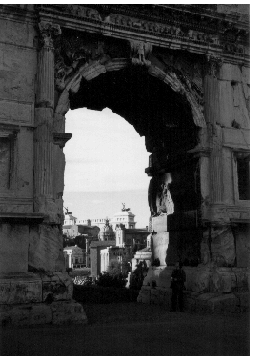
%> input picture cs470/original_images/arch.png, 254 x 357 px, given in place of moon.tif, which was not available
$ octave week1_intro.m   (GNU Octave 9; MATLAB toolbox functions it lacks are replaced by stand-ins)
%> lines starting %> are read from the running program, lines starting %| are printed output that depends on the picture; pictures that were not available may be replaced by others from this repository, and a replacement may not be noted
 %% Vector indexing in Matlab
grades = [99,90,79,85,88];
grades(2) = 8

%% Vector indexing in Matlab - different ways
grades = [99,90,79,85,88];

grades(1:5)
grades(1:2:5)
grades([1,5])
grades(1:end)

%% Matrices in Matlab
% Matrix 1. No semi-colon at the end of statement, so output is not suppressed on command window
A=[1 2 3; 4 5 6]

% Matrix 2. Semi-colon at the end of statement, so output is suppressed on
% command window (but note value of A is updated)
A=[7 3 6; 5 1 4;2 9 8];

%% Reading gray level image
imgray = imread('moon.tif');
%> imgray is the input picture: size 357x254 uint16; min 257, max 65535, mean 17269.2
figure, imshow(imgray), impixelinfo %Pixel information is shown in (x, y) coordinate system

%% Reading RGB image
imrgb = imread('football.jpg');
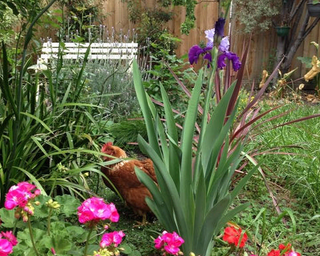
%> input picture cs470/original_images/backyard.png (cropped and resized to the size of MATLAB's example picture), 320 x 256 px, given in place of football.jpg, which was not available
%> imrgb is the input picture: size 256x320x3 uint8; mean R, G, B 99.6, 103.3, 70.3
figure, imshow(imrgb), impixelinfo

%% Converting RGB to Gray image
imconvert2gray = rgb2gray(imrgb);
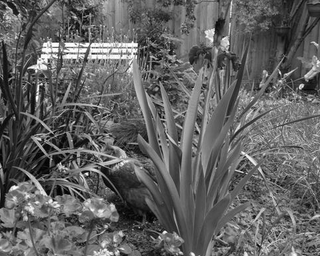
%> imconvert2gray: size 256x320 uint8; min 0, max 255, mean 98.4
figure, imshow(imconvert2gray), impixelinfo

%% Reading and writing Images
clear all;close all;clc;

% - imread. Image reading from disk.
I1 = imread('football.jpg');
%%%%%%%%%%%%%%%%%%%%%%%%%%%%%%%%%%%%%%%%%%%%
% - imshow, Showing images in matlab.
figure;
imshow(I1);

%Showing the R, G, B channels separately
figure;imshow(I1(:,:,1));
figure;imshow(I1(:,:,2));
figure;imshow(I1(:,:,3));
%> after `imshow(I1(:,:,3))`:
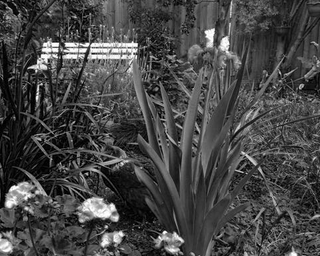
%> displayed picture: size 256x320, on the screen's scale of 0 to 255; min 0, max 255, mean 70.3

% - rgb2gray. Convert color image to grayscale.
I2 = rgb2gray(I1);

figure;
imshow(I2);

imwrite(I2,'football_gray.jpg');

[rows cols chan]=size(I2);
%> rows = 256; cols = 320; chan = 1

whos

%close all;
%% Loading an indexed image. What issues may arise?
%Caution: Before running this section, make sure you have downloaded output_images.zip and added them to Path (using Set Path)

imind = imread('emu.png');
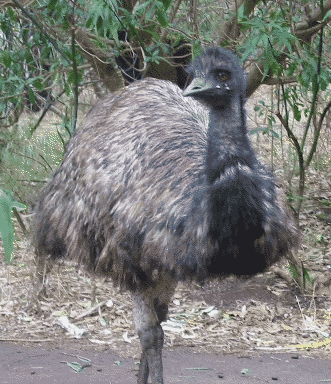
%> input picture cs470/original_images/emu.png, 331 x 384 px
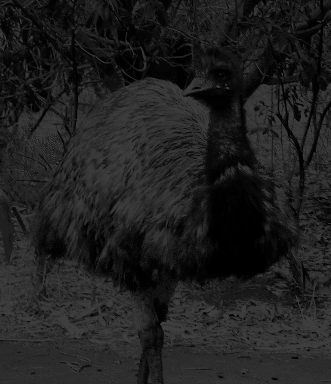
%> imind: size 384x331 uint8; min 0, max 63, mean 31.7
figure, imshow(imind), impixelinfo %Verify image looks dull

% This is an indexed image. Show image information
emuinfo = imfinfo('emu.png')

%Get the map of the indexed image
[imind, map] = imread('emu.png');
%> map = 64 rows, first 12: [0.122 0.122 0.141; 0.161 0.176 0.192; 0.18 0.255 0.173; 0.212 0.196 0.2; 0.22 0.243 0.259; 0.22 0.345 0.18; 0.243 0.247 0.192; 0.247 0.361 0.263; 0.263 0.259 0.255; 0.275 0.286 0.333; 0.294 0.282 0.263; 0.31 0.443 0.353]

%And use it show the image. Verify it looks right this time
figure, imshow(imind, map), impixelinfo

%% Convert indexed image to gray and rgb
imind2gray = ind2gray(imind, map);
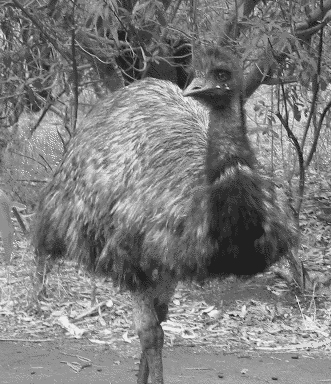
%> imind2gray: size 384x331 uint8; min 32, max 239, mean 125.3
imind2rgb = ind2rgb(imind, map);

%Now back to indexed
backtoind = rgb2ind(imind2rgb, 64);
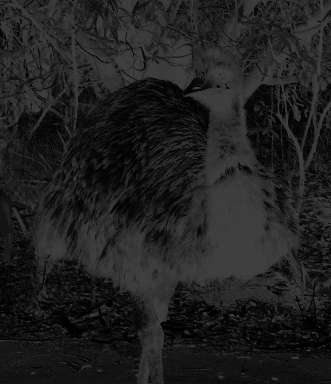
%> backtoind: size 384x331 uint8; min 0, max 63, mean 32.1


%% Loading different kinds of images. Do imfinfo on them to see specific details (see syntax below or write "help imfinfo" on Matlab Command Window)
%> (the run ends here)
